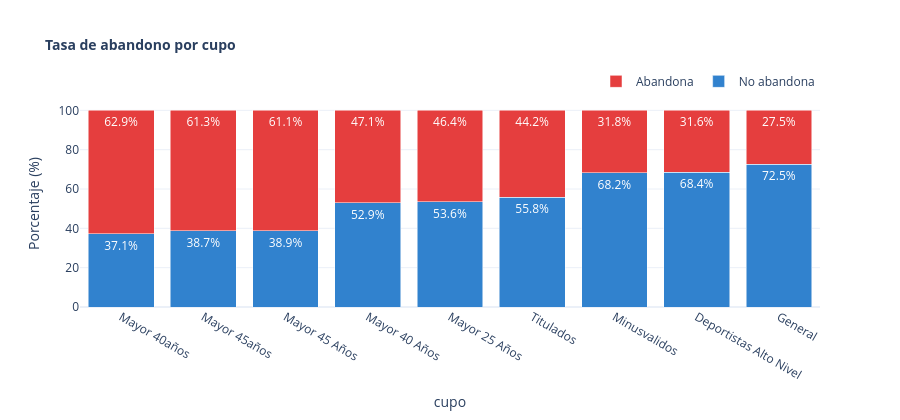
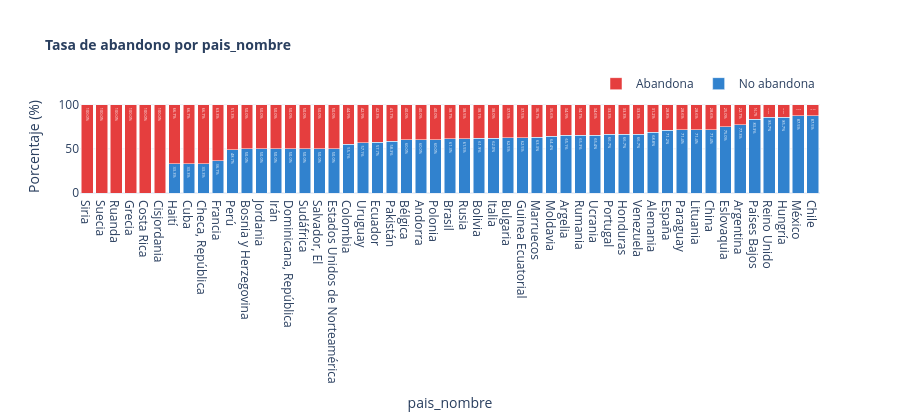
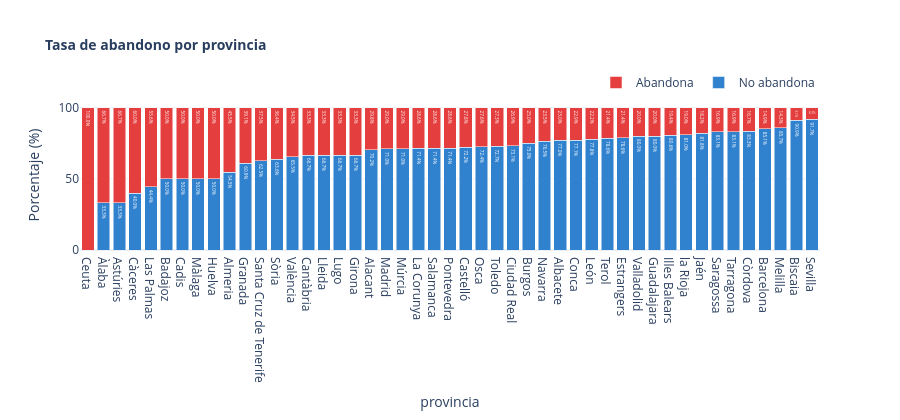
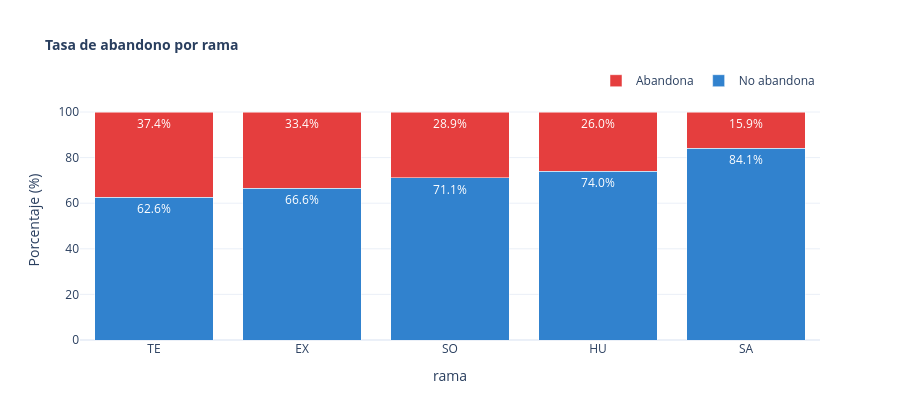

The cell these charts' notebook holds for them, in order:
### Markdown cell above
---
## 2 · Variables categóricas vs `abandono`
### 2a · Tasas de abandono por categoría (Plotly barras apiladas normalizadas)

### Code cell
# ── 2a Barras apiladas 100% por variable categórica (Plotly) ─────────────────
def plot_tasa_abandono_cat(df: pd.DataFrame, var: str, target: str) -> go.Figure:
    """Barra 100% apilada mostrando tasa de abandono por categoría."""
    tabla = (
        df.groupby([var, target])
        .size()
        .reset_index(name="n")
    )
    tabla["total"] = tabla.groupby(var)["n"].transform("sum")
    tabla["pct"] = tabla["n"] / tabla["total"] * 100
    tabla["label"] = tabla[target].map(LABEL_TARGET)

    # Ordenar categorías por tasa de abandono descendente
    orden = (
        tabla[tabla[target] == 1]
        .sort_values("pct", ascending=False)[var]
        .tolist()
    )

    fig = go.Figure()
    for clase, color, nombre in [(0, COLOR_CONTINUA, "No abandona"), (1, COLOR_ABANDONO, "Abandona")]:
        sub = tabla[tabla[target] == clase]
        sub = sub.set_index(var).reindex(orden).reset_index()
        fig.add_trace(go.Bar(
            name=nombre,
            x=sub[var].astype(str),
            y=sub["pct"],
            marker_color=color,
            text=sub["pct"].apply(lambda x: f"{x:.1f}%"),
            textposition="inside",
            hovertemplate=f"{nombre}<br>%{{x}}: %{{y:.1f}}%<extra></extra>"
        ))

    fig.update_layout(
        barmode="stack",
        title=dict(text=f"<b>Tasa de abandono por {var}</b>", font=dict(size=14)),
        xaxis_title=var, yaxis_title="Porcentaje (%)",
        legend=dict(orientation="h", yanchor="bottom", y=1.02, xanchor="right", x=1),
        height=420,
        template="plotly_white"
    )
    return fig


# Mostrar todas las categóricas
for var in VARS_CAT:
    fig = plot_tasa_abandono_cat(df, var, TARGET)
    fig.show()

### Figure 1 — Plotly figure (JSON) as saved in the notebook; plotly's stock layout.template omitted (floating-point values rounded to 4 significant figures)
{"data": [{"hovertemplate": "No abandona<br>%{x}: %{y:.1f}%<extra></extra>", "marker": {"color": "#3182ce"}, "name": "No abandona", "text": ["37.1%", "38.7%", "38.9%", "52.9%", "53.6%", "55.8%", "68.2%", "68.4%", "72.5%"], "textposition": "inside", "type": "bar", "x": ["Mayor 40años", "Mayor 45años", "Mayor 45 Años", "Mayor 40 Años", "Mayor 25 Años", "Titulados", "Minusvalidos", "Deportistas Alto Nivel", "General"], "y": [37.14, 38.71, 38.89, 52.94, 53.57, 55.8, 68.18, 68.42, 72.47]}, {"hovertemplate": "Abandona<br>%{x}: %{y:.1f}%<extra></extra>", "marker": {"color": "#e53e3e"}, "name": "Abandona", "text": ["62.9%", "61.3%", "61.1%", "47.1%", "46.4%", "44.2%", "31.8%", "31.6%", "27.5%"], "textposition": "inside", "type": "bar", "x": ["Mayor 40años", "Mayor 45años", "Mayor 45 Años", "Mayor 40 Años", "Mayor 25 Años", "Titulados", "Minusvalidos", "Deportistas Alto Nivel", "General"], "y": [62.86, 61.29, 61.11, 47.06, 46.43, 44.2, 31.82, 31.58, 27.53]}], "layout": {"barmode": "stack", "height": 420, "legend": {"orientation": "h", "x": 1, "xanchor": "right", "y": 1.02, "yanchor": "bottom"}, "title": {"font": {"size": 14}, "text": "<b>Tasa de abandono por cupo</b>"}, "xaxis": {"title": {"text": "cupo"}}, "yaxis": {"title": {"text": "Porcentaje (%)"}}}}

### Figure 2 — Plotly figure (JSON) as saved in the notebook; plotly's stock layout.template omitted (floating-point values rounded to 4 significant figures)
{"data": [{"hovertemplate": "No abandona<br>%{x}: %{y:.1f}%<extra></extra>", "marker": {"color": "#3182ce"}, "name": "No abandona", "text": ["nan%", "nan%", "nan%", "nan%", "nan%", "nan%", "33.3%", "33.3%", "33.3%", "36.7%", "48.7%", "50.0%", "50.0%", "50.0%", "50.0%", "50.0%", "50.0%", "50.0%", "55.1%", "57.1%", "57.7%", "58.3%", "60.0%", "60.0%", "60.0%", "61.3%", "61.5%", "61.9%", "62.0%", "62.5%", "62.5%", "63.3%", "64.4%", "65.1%", "65.3%", "65.4%", "66.7%", "66.7%", "66.7%", "68.8%", "71.2%", "71.4%", "71.4%", "71.4%", "75.0%", "77.3%", "83.3%", "85.7%", "85.7%", "87.5%", "87.5%"], "textposition": "inside", "type": "bar", "x": ["Siria", "Suecia", "Ruanda", "Grecia", "Costa Rica", "Cisjordania", "Haití", "Cuba", "Checa, República", "Francia", "Perú", "Bosnia y Herzegovina", "Jordania", "Irán", "Dominicana, República", "Sudáfrica", "Salvador, El", "Estados Unidos de Norteamérica", "Colombia", "Uruguay", "Ecuador", "Pakistán", "Bélgica", "Andorra", "Polonia", "Brasil", "Rusia", "Bolivia", "Italia", "Bulgaria", "Guinea Ecuatorial", "Marruecos", "Moldavia", "Argelia", "Rumania", "Ucrania", "Portugal", "Honduras", "Venezuela", "Alemania", "España", "Paraguay", "Lituania", "China", "Eslovaquia", "Argentina", "Países Bajos", "Reino Unido", "Hungría", "México", "Chile"], "y": [NaN, NaN, NaN, NaN, NaN, NaN, 33.33, 33.33, 33.33, 36.67, 48.72, 50.0, 50.0, 50.0, 50.0, 50.0, 50.0, 50.0, 55.06, 57.14, 57.69, 58.33, 60.0, 60.0, 60.0, 61.29, 61.54, 61.9, 62.0, 62.5, 62.5, 63.29, 64.44, 65.12, 65.25, 65.38, 66.67, 66.67, 66.67, 68.75, 71.23, 71.43, 71.43, 71.43, 75.0, 77.27, 83.33, 85.71, 85.71, 87.5, 87.5]}, {"hovertemplate": "Abandona<br>%{x}: %{y:.1f}%<extra></extra>", "marker": {"color": "#e53e3e"}, "name": "Abandona", "text": ["100.0%", "100.0%", "100.0%", "100.0%", "100.0%", "100.0%", "66.7%", "66.7%", "66.7%", "63.3%", "51.3%", "50.0%", "50.0%", "50.0%", "50.0%", "50.0%", "50.0%", "50.0%", "44.9%", "42.9%", "42.3%", "41.7%", "40.0%", "40.0%", "40.0%", "38.7%", "38.5%", "38.1%", "38.0%", "37.5%", "37.5%", "36.7%", "35.6%", "34.9%", "34.7%", "34.6%", "33.3%", "33.3%", "33.3%", "31.2%", "28.8%", "28.6%", "28.6%", "28.6%", "25.0%", "22.7%", "16.7%", "14.3%", "14.3%", "12.5%", "12.5%"], "textposition": "inside", "type": "bar", "x": ["Siria", "Suecia", "Ruanda", "Grecia", "Costa Rica", "Cisjordania", "Haití", "Cuba", "Checa, República", "Francia", "Perú", "Bosnia y Herzegovina", "Jordania", "Irán", "Dominicana, República", "Sudáfrica", "Salvador, El", "Estados Unidos de Norteamérica", "Colombia", "Uruguay", "Ecuador", "Pakistán", "Bélgica", "Andorra", "Polonia", "Brasil", "Rusia", "Bolivia", "Italia", "Bulgaria", "Guinea Ecuatorial", "Marruecos", "Moldavia", "Argelia", "Rumania", "Ucrania", "Portugal", "Honduras", "Venezuela", "Alemania", "España", "Paraguay", "Lituania", "China", "Eslovaquia", "Argentina", "Países Bajos", "Reino Unido", "Hungría", "México", "Chile"], "y": [100.0, 100.0, 100.0, 100.0, 100.0, 100.0, 66.67, 66.67, 66.67, 63.33, 51.28, 50.0, 50.0, 50.0, 50.0, 50.0, 50.0, 50.0, 44.94, 42.86, 42.31, 41.67, 40.0, 40.0, 40.0, 38.71, 38.46, 38.1, 38.0, 37.5, 37.5, 36.71, 35.56, 34.88, 34.75, 34.62, 33.33, 33.33, 33.33, 31.25, 28.77, 28.57, 28.57, 28.57, 25.0, 22.73, 16.67, 14.29, 14.29, 12.5, 12.5]}], "layout": {"barmode": "stack", "height": 420, "legend": {"orientation": "h", "x": 1, "xanchor": "right", "y": 1.02, "yanchor": "bottom"}, "title": {"font": {"size": 14}, "text": "<b>Tasa de abandono por pais_nombre</b>"}, "xaxis": {"title": {"text": "pais_nombre"}}, "yaxis": {"title": {"text": "Porcentaje (%)"}}}}

### Figure 3 — Plotly figure (JSON) as saved in the notebook; plotly's stock layout.template omitted (floating-point values rounded to 4 significant figures)
{"data": [{"hovertemplate": "No abandona<br>%{x}: %{y:.1f}%<extra></extra>", "marker": {"color": "#3182ce"}, "name": "No abandona", "text": ["nan%", "33.3%", "33.3%", "40.0%", "44.4%", "50.0%", "50.0%", "50.0%", "50.0%", "54.5%", "60.9%", "62.5%", "63.6%", "65.5%", "66.7%", "66.7%", "66.7%", "66.7%", "70.2%", "71.0%", "71.0%", "71.4%", "71.4%", "71.4%", "72.2%", "72.4%", "72.7%", "73.1%", "75.0%", "76.5%", "77.0%", "77.1%", "77.8%", "78.6%", "78.6%", "80.0%", "80.0%", "80.6%", "81.0%", "81.8%", "83.1%", "83.1%", "83.3%", "85.1%", "85.7%", "90.9%", "91.7%"], "textposition": "inside", "type": "bar", "x": ["Ceuta", "Àlaba", "Astúries", "Càceres", "Las Palmas", "Badajoz", "Cadis", "Màlaga", "Huelva", "Almeria", "Granada", "Santa Cruz de Tenerife", "Sòria", "València", "Cantàbria", "Lleida", "Lugo", "Girona", "Alacant", "Madrid", "Múrcia", "La Corunya", "Salamanca", "Pontevedra", "Castelló", "Osca", "Toledo", "Ciudad Real", "Burgos", "Navarra", "Albacete", "Conca", "León", "Terol", "Estrangers", "Valladolid", "Guadalajara", "Illes Balears", "la Rioja", "Jaén", "Saragossa", "Tarragona", "Còrdova", "Barcelona", "Melilla", "Biscaia", "Sevilla"], "y": [NaN, 33.33, 33.33, 40.0, 44.44, 50.0, 50.0, 50.0, 50.0, 54.55, 60.87, 62.5, 63.64, 65.48, 66.67, 66.67, 66.67, 66.67, 70.22, 70.97, 70.97, 71.43, 71.43, 71.43, 72.19, 72.41, 72.73, 73.08, 75.0, 76.47, 77.03, 77.14, 77.78, 78.57, 78.62, 80.0, 80.0, 80.65, 80.95, 81.82, 83.08, 83.11, 83.33, 85.11, 85.71, 90.91, 91.67]}, {"hovertemplate": "Abandona<br>%{x}: %{y:.1f}%<extra></extra>", "marker": {"color": "#e53e3e"}, "name": "Abandona", "text": ["100.0%", "66.7%", "66.7%", "60.0%", "55.6%", "50.0%", "50.0%", "50.0%", "50.0%", "45.5%", "39.1%", "37.5%", "36.4%", "34.5%", "33.3%", "33.3%", "33.3%", "33.3%", "29.8%", "29.0%", "29.0%", "28.6%", "28.6%", "28.6%", "27.8%", "27.6%", "27.3%", "26.9%", "25.0%", "23.5%", "23.0%", "22.9%", "22.2%", "21.4%", "21.4%", "20.0%", "20.0%", "19.4%", "19.0%", "18.2%", "16.9%", "16.9%", "16.7%", "14.9%", "14.3%", "9.1%", "8.3%"], "textposition": "inside", "type": "bar", "x": ["Ceuta", "Àlaba", "Astúries", "Càceres", "Las Palmas", "Badajoz", "Cadis", "Màlaga", "Huelva", "Almeria", "Granada", "Santa Cruz de Tenerife", "Sòria", "València", "Cantàbria", "Lleida", "Lugo", "Girona", "Alacant", "Madrid", "Múrcia", "La Corunya", "Salamanca", "Pontevedra", "Castelló", "Osca", "Toledo", "Ciudad Real", "Burgos", "Navarra", "Albacete", "Conca", "León", "Terol", "Estrangers", "Valladolid", "Guadalajara", "Illes Balears", "la Rioja", "Jaén", "Saragossa", "Tarragona", "Còrdova", "Barcelona", "Melilla", "Biscaia", "Sevilla"], "y": [100.0, 66.67, 66.67, 60.0, 55.56, 50.0, 50.0, 50.0, 50.0, 45.45, 39.13, 37.5, 36.36, 34.52, 33.33, 33.33, 33.33, 33.33, 29.78, 29.03, 29.03, 28.57, 28.57, 28.57, 27.81, 27.59, 27.27, 26.92, 25.0, 23.53, 22.97, 22.86, 22.22, 21.43, 21.38, 20.0, 20.0, 19.35, 19.05, 18.18, 16.92, 16.89, 16.67, 14.89, 14.29, 9.091, 8.333]}], "layout": {"barmode": "stack", "height": 420, "legend": {"orientation": "h", "x": 1, "xanchor": "right", "y": 1.02, "yanchor": "bottom"}, "title": {"font": {"size": 14}, "text": "<b>Tasa de abandono por provincia</b>"}, "xaxis": {"title": {"text": "provincia"}}, "yaxis": {"title": {"text": "Porcentaje (%)"}}}}

### Figure 4 — Plotly figure (JSON) as saved in the notebook; plotly's stock layout.template omitted (floating-point values rounded to 4 significant figures)
{"data": [{"hovertemplate": "No abandona<br>%{x}: %{y:.1f}%<extra></extra>", "marker": {"color": "#3182ce"}, "name": "No abandona", "text": ["62.6%", "66.6%", "71.1%", "74.0%", "84.1%"], "textposition": "inside", "type": "bar", "x": ["TE", "EX", "SO", "HU", "SA"], "y": [62.64, 66.58, 71.06, 73.99, 84.1]}, {"hovertemplate": "Abandona<br>%{x}: %{y:.1f}%<extra></extra>", "marker": {"color": "#e53e3e"}, "name": "Abandona", "text": ["37.4%", "33.4%", "28.9%", "26.0%", "15.9%"], "textposition": "inside", "type": "bar", "x": ["TE", "EX", "SO", "HU", "SA"], "y": [37.36, 33.42, 28.94, 26.01, 15.9]}], "layout": {"barmode": "stack", "height": 420, "legend": {"orientation": "h", "x": 1, "xanchor": "right", "y": 1.02, "yanchor": "bottom"}, "title": {"font": {"size": 14}, "text": "<b>Tasa de abandono por rama</b>"}, "xaxis": {"title": {"text": "rama"}}, "yaxis": {"title": {"text": "Porcentaje (%)"}}}}
